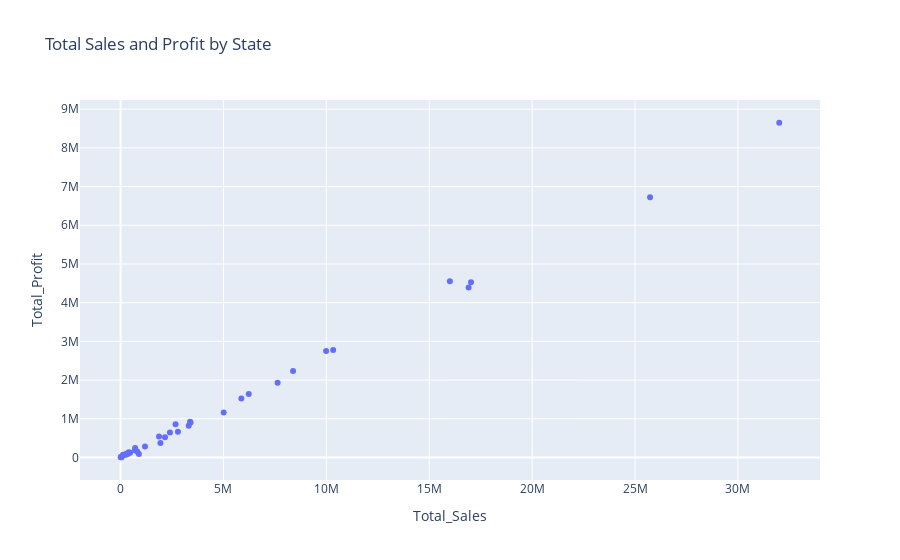

The notebook cell saved with this chart:
### Markdown cell above
## Insight

 * Standard Class has the highest total sales (113.2M) and profit (29.5M).
   This suggests that most customers prefer this mode due to its affordability and reliability.

 * First Class and Second Class have similar sales levels, with Second Class performing slightly better in sales.
   Profit for both modes is also at a moderate level.

 * Same Day shipping has the lowest sales (10.7M) and profit (2.9M).
   This could be due to high shipping costs, making it a less preferred option for customers.

### Code cell
state = df.groupby("Ship_State").agg(Total_Sales=("sales","sum"),Total_Profit=("profit","sum")).reset_index()

fig= px.scatter(state, x="Total_Sales", y="Total_Profit", hover_name="Ship_State", title= "Total Sales and Profit by State")
fig

### Figure 1 — Plotly figure (JSON) as saved in the notebook; plotly's stock layout.template omitted (floating-point values rounded to 4 significant figures)
{"data": [{"hovertemplate": "<b>%{hovertext}</b><br><br>Total_Sales=%{x}<br>Total_Profit=%{y}<extra></extra>", "hovertext": ["Andaman & Nicobar", "Andhra Pradesh", "Arunachal Pradesh", "Assam", "Bihar", "Chandigarh", "Chhattisgarh", "Dadra And Nagar", "Delhi", "Goa", "Gujarat", "Haryana", "Himachal Pradesh", "Jammu & Kashmir", "Jharkhand", "Karnataka", "Kerala", "Ladakh", "Madhya Pradesh", "Maharashtra", "Manipur", "Meghalaya", "Mizoram", "Nagaland", "New Delhi", "Odisha", "Puducherry", "Punjab", "Punjab/Mohali/Zirakpur", "Rajasthan", "Sikkim", "Tamil Nadu", "Telangana", "Tripura", "Uttar Pradesh", "Uttarakhand", "West Bengal"], "legendgroup": "", "marker": {"color": "#636efa", "symbol": "circle"}, "mode": "markers", "name": "", "orientation": "v", "showlegend": false, "type": "scatter", "x": [119802, 7631055, 55684, 2789528, 3378715, 370874, 1937607, 33602, 9988894, 1869152, 5869589, 6228691, 707026, 1188078, 2160449, 25731359, 8383912, 13283, 2673873, 32008640, 464456, 269565, 806988, 138235, 890518, 3402630, 395122, 3311918, 9335, 5010773, 272937, 16912940, 17029878, 697098, 16002620, 2399104, 10331434], "xaxis": "x", "y": [68125, 1930159, 13153, 664488, 921634, 97556, 375366, 6241, 2748492, 543475, 1522191, 1641625, 243024, 283578, 523548, 6725430, 2233236, 10777, 860326, 8649946, 120945, 67797, 154576, 59295, 89559, 904685, 133547, 817117, 4667, 1158877, 96196, 4390920, 4529966, 185115, 4551876, 646690, 2776393], "yaxis": "y"}], "layout": {"legend": {"tracegroupgap": 0}, "title": {"text": "Total Sales and Profit by State"}, "xaxis": {"anchor": "y", "domain": [0, 1], "title": {"text": "Total_Sales"}}, "yaxis": {"anchor": "x", "domain": [0, 1], "title": {"text": "Total_Profit"}}}}
